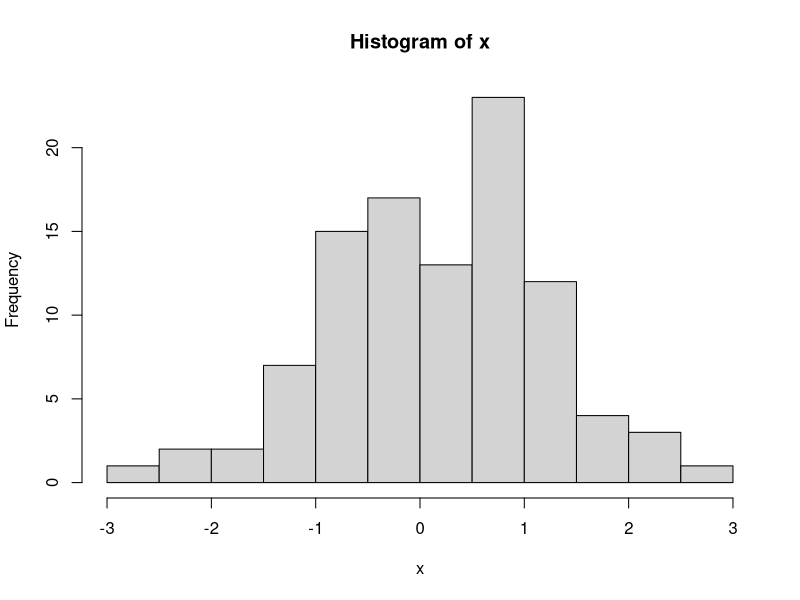
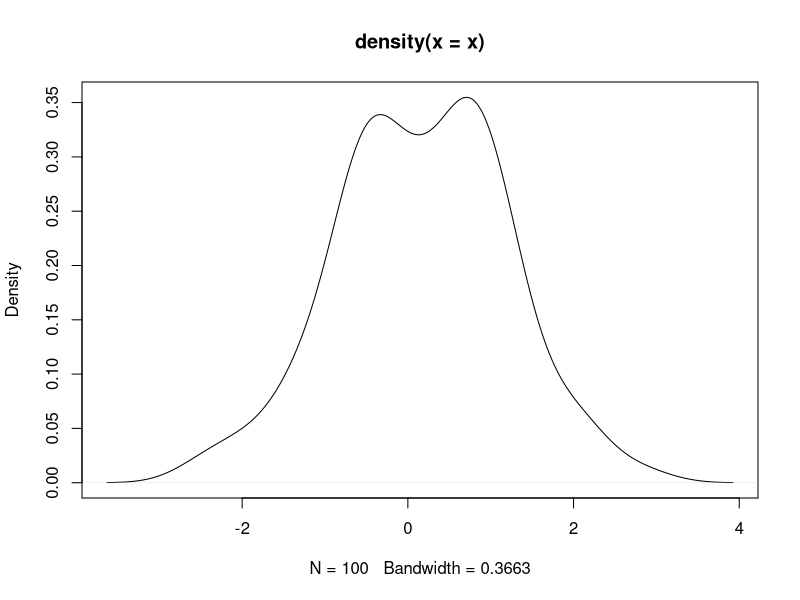
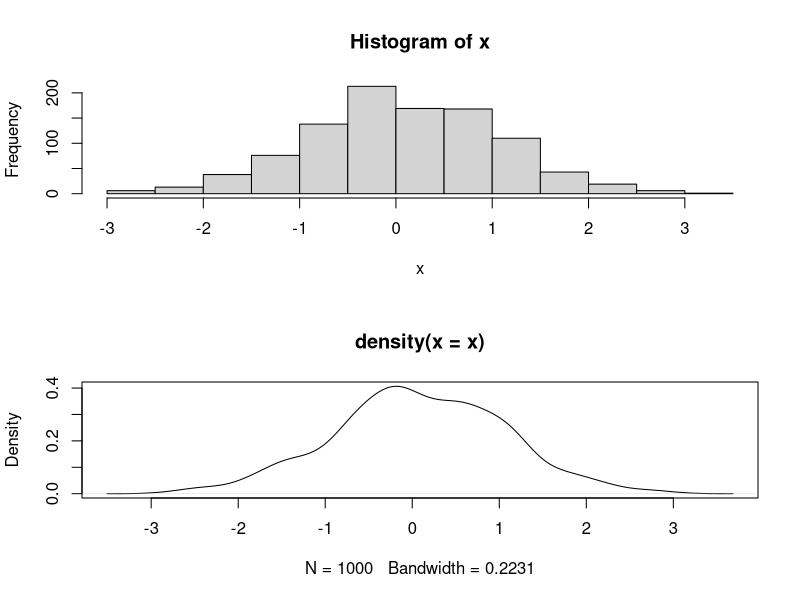
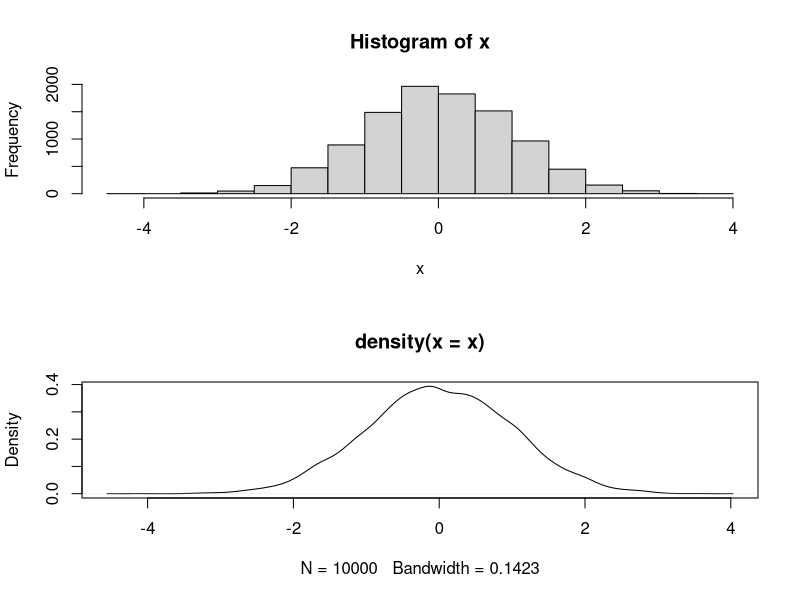

These figures' R source, in order: (Note: this script raises an error after producing the figures.)
Q1=function(y)
{
  set.seed(20190322)
  x=rnorm(y,0,1)
  hist(x)
  plot(density(x))
  par(mfrow=c(2,1))
  L1=qnorm(0.025,mean(x),sd(x))
  L2=qnorm(0.975,mean(x),sd(x))
  NUM=sum(L1<x & x<L2)
  p=sum(L1<x & x<L2)/y
  OUT=list("信賴下界"=L1,"信賴上界"=L2, "個數"=NUM,"CP"=p)
  return(OUT)
}
Q1(100)
Q1(1000)
Q1(10000)
Q1(100000000)
